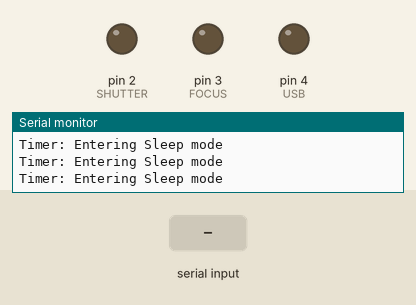
Recording of a sketch running on a simulated Arduino Uno, built with avr-gcc and run on an emulated ATmega328P. On the bench: output pins drawn as LEDs (lit = HIGH), the last lines printed to the serial monitor. The test bench sets the inputs (shaded band). Sleep ends after the set time or at an interrupt.

Above: at 1.2 s.
1.3 s: "U1\n" received over Serial
At 2.4 s:
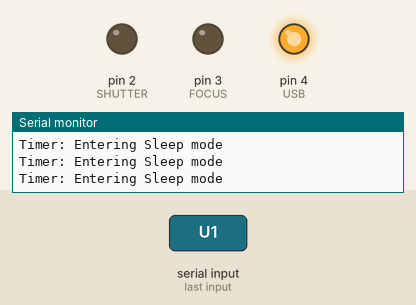
2.8 s: "S1\n" received over Serial
At 3.2 s:
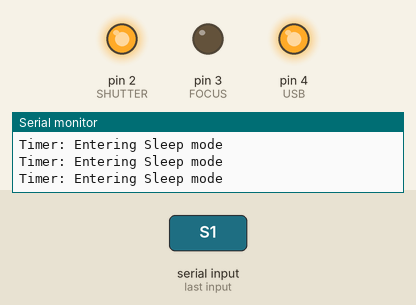
4.3 s: "U0\n" received over Serial
At 5.3 s:
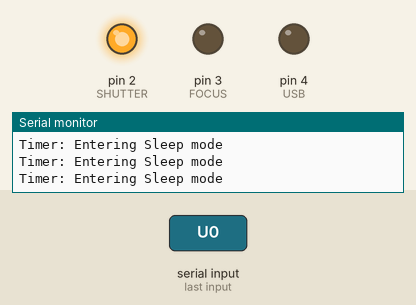
5.8 s: "F1\n" received over Serial
At 7.0 s:
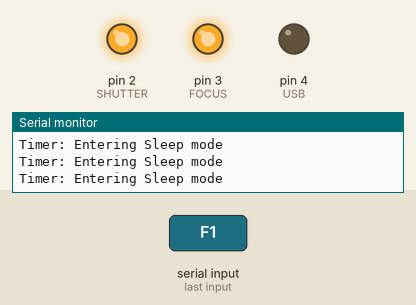
7.3 s: "S0\n" received over Serial
At 8.1 s:
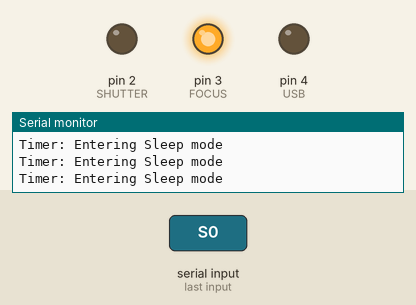
8.8 s: "U1\n" received over Serial
At 10.1 s:
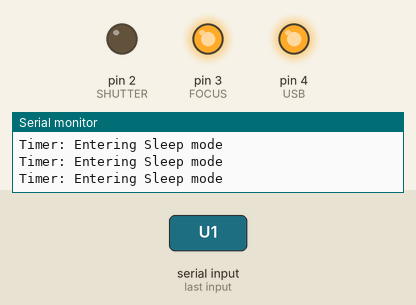
Timing chart, 0 to 11.3 s (numbered marks = the images above; inputs shaded):
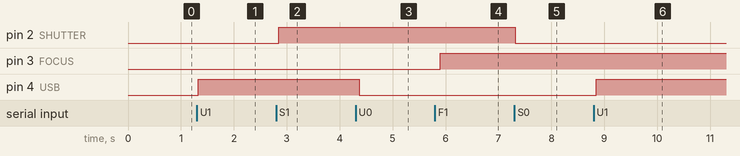

The sketch:

sketch_aug09a.ino
```cpp
// (licence header left out)
#include <avr/power.h>
#include <avr/sleep.h>

#define USB      4
#define SHUTTER  2
#define FOCUS    3

const char *INFOTEXT =
  "CDSLR² (Clever DSLR Remote) by Keysie\n"
  "\n"
  "Connect Sony DLSR via proprietary remote cable and USB (optional).\n"
  "Helps remote controlling the camera from a computer and moving pictures\n"
  "off the camera between shots over USB.\n"
  "See https://github.com/keysie/CDSLR2 for pinout etc. \n"
  "\n"
  "Available commands:\n"
  "U1 : Enable USB host connection\n"
  "U0 : Disable USB host connection\n"
  "S1 : Enable shutter pin - force shutter open or cycle shutter\n"
  "S0 : Disable shutter pin - release shutter\n"
  "F1 : Enable focus pin - force autofocus if enabled on camera\n"
  "F0 : Disable focus pin - stop focusing\n";


int sleepStatus = 0; // variable to store a request for sleep
int count = 0; // counter

void setup()
{
  pinMode(USB, OUTPUT);
  digitalWrite(USB, LOW);
  pinMode(SHUTTER, OUTPUT);
  digitalWrite(SHUTTER, LOW);
  pinMode(FOCUS, OUTPUT);
  digitalWrite(FOCUS, LOW);

  Serial.setTimeout(20);
  Serial.begin(115200);
}

void sleepNow()
{
/* Now is the time to set the sleep mode. In the Atmega8 datasheet
 * http://www.atmel.com/dyn/resources/prod_documents/doc2486.pdf on page 35
 * there is a list of sleep modes which explains which clocks and
 * wake up sources are available in which sleep modus.
 *
 * In the avr/sleep.h file, the call names of these sleep modus are to be found:
 *
 * The 5 different modes are:
 * SLEEP_MODE_IDLE -the least power savings
 * SLEEP_MODE_ADC
 * SLEEP_MODE_PWR_SAVE
 * SLEEP_MODE_STANDBY
 * SLEEP_MODE_PWR_DOWN -the most power savings
 *
 * the power reduction management <avr/power.h> is described in
 * http://www.nongnu.org/avr-libc/user-manual/group_avr_power.html
 */

  set_sleep_mode(SLEEP_MODE_IDLE); // sleep mode is set here

  sleep_enable(); // enables the sleep bit in the mcucr register
  // so sleep is possible. just a safety pin

  power_adc_disable();
  power_spi_disable();
  power_timer0_disable();
  power_timer1_disable();
  power_timer2_disable();
  power_twi_disable();

  sleep_mode(); // here the device is actually put to sleep!!

  // THE PROGRAM CONTINUES FROM HERE AFTER WAKING UP
  sleep_disable(); // first thing after waking from sleep:
  // disable sleep...

  power_all_enable();

}

void loop()
{

  // compute the serial input
  if (Serial.available())
  {
    String input = Serial.readString();
    bool done = false;

    // Strip any kind of EOL characters from command
    if (input.endsWith("\r\n"))  // this must come first
    {
      input = input.substring(0,input.length()-2);
    }
    if (input.endsWith("\n") || input.endsWith("\r"))
    {
      input = input.substring(0,input.length()-1);
    }

    // Process commands
    if (input == "U1")
    {
      Serial.println("Enabling USB");
      digitalWrite(USB, HIGH);
      done = true;
    }
    if (input == "U0")
    {
      Serial.println("Disabling USB");
      digitalWrite(USB, LOW);
      done = true;
    }
    if (input == "S1")
    {
      Serial.println("Enabling shutter");
      digitalWrite(SHUTTER, HIGH);
      done = true;
    }
    if (input == "S0")
    {
      Serial.println("Disabling shutter");
      digitalWrite(SHUTTER, LOW);
      done = true;
    }
    if (input == "F1")
    {
      Serial.println("Enabling focus");
      digitalWrite(FOCUS, HIGH);
      done = true;
    }
    if (input == "F0")
    {
      Serial.println("Disabling focus");
      digitalWrite(FOCUS, LOW);
      done = true;
    }
    if (input == "A0")
    {
      Serial.println("Disabling ALL");
      digitalWrite(USB, LOW);
      digitalWrite(FOCUS, LOW);
      digitalWrite(SHUTTER, LOW);
      done = true;
    }
    if (done != true)
    {
      Serial.print(INFOTEXT);
      done = true;
    }
  }

  Serial.println("Timer: Entering Sleep mode");
  delay(100); // this delay is needed, the sleep
  //function will provoke a Serial error otherwise!!
  sleepNow(); // sleep function called here
}
```

Measured:
- after the input at 1.3 s, pin 4 (USB): LOW → HIGH at once
- after the input at 2.8 s, pin 2 (SHUTTER): LOW → HIGH after 0.05 s
- after the input at 4.3 s, pin 4 (USB): HIGH → LOW after 0.07 s
- after the input at 5.8 s, pin 3 (FOCUS): LOW → HIGH after 0.10 s
- after the input at 7.3 s, pin 2 (SHUTTER): HIGH → LOW at once
- after the input at 8.8 s, pin 4 (USB): LOW → HIGH after 0.05 s
